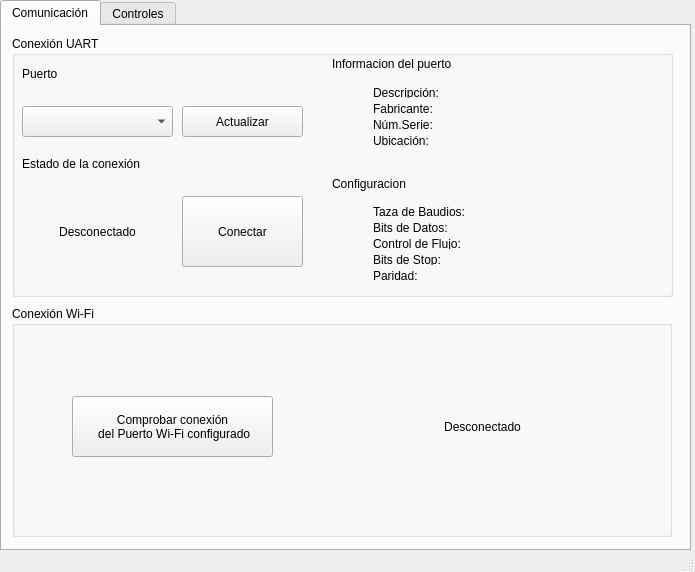
<?xml version="1.0" encoding="UTF-8"?>
<ui version="4.0">
 <class>Mano_Animatronica_Aplicacion</class>
 <widget class="QMainWindow" name="Mano_Animatronica_Aplicacion">
  <property name="geometry">
   <rect>
    <x>0</x>
    <y>0</y>
    <width>695</width>
    <height>572</height>
   </rect>
  </property>
  <property name="windowTitle">
   <string>Mano_Animatronica_Aplicacion</string>
  </property>
  <widget class="QWidget" name="centralWidget">
   <widget class="QTabWidget" name="tabWidget">
    <property name="geometry">
     <rect>
      <x>0</x>
      <y>0</y>
      <width>691</width>
      <height>551</height>
     </rect>
    </property>
    <property name="currentIndex">
     <number>0</number>
    </property>
    <widget class="QWidget" name="tab_Comunicacion">
     <attribute name="title">
      <string>Comunicación</string>
     </attribute>
     <widget class="QGroupBox" name="grB_Con_WIFI">
      <property name="geometry">
       <rect>
        <x>10</x>
        <y>280</y>
        <width>660</width>
        <height>231</height>
       </rect>
      </property>
      <property name="title">
       <string>Conexión Wi-Fi</string>
      </property>
      <widget class="QPushButton" name="pushB_Prueba_WIFI">
       <property name="geometry">
        <rect>
         <x>60</x>
         <y>90</y>
         <width>201</width>
         <height>61</height>
        </rect>
       </property>
       <property name="text">
        <string>Comprobar conexión 
 del Puerto Wi-Fi configurado</string>
       </property>
      </widget>
      <widget class="QLabel" name="lbl_Estado_Con_WIFI">
       <property name="geometry">
        <rect>
         <x>370</x>
         <y>90</y>
         <width>201</width>
         <height>61</height>
        </rect>
       </property>
       <property name="text">
        <string>Desconectado</string>
       </property>
       <property name="alignment">
        <set>Qt::AlignCenter</set>
       </property>
      </widget>
     </widget>
     <widget class="QGroupBox" name="grB_Com_UART">
      <property name="geometry">
       <rect>
        <x>10</x>
        <y>10</y>
        <width>661</width>
        <height>261</height>
       </rect>
      </property>
      <property name="title">
       <string>Conexión UART</string>
      </property>
      <widget class="QLabel" name="lbl_Titulo_Puerto">
       <property name="geometry">
        <rect>
         <x>10</x>
         <y>30</y>
         <width>61</width>
         <height>16</height>
        </rect>
       </property>
       <property name="text">
        <string>Puerto</string>
       </property>
      </widget>
      <widget class="QPushButton" name="pushB_Actualizar">
       <property name="geometry">
        <rect>
         <x>170</x>
         <y>70</y>
         <width>121</width>
         <height>31</height>
        </rect>
       </property>
       <property name="text">
        <string>Actualizar</string>
       </property>
      </widget>
      <widget class="QComboBox" name="cBx_Puerto">
       <property name="geometry">
        <rect>
         <x>10</x>
         <y>70</y>
         <width>151</width>
         <height>31</height>
        </rect>
       </property>
      </widget>
      <widget class="QPushButton" name="pushB_Prueba_UART">
       <property name="geometry">
        <rect>
         <x>170</x>
         <y>160</y>
         <width>121</width>
         <height>71</height>
        </rect>
       </property>
       <property name="text">
        <string>Conectar</string>
       </property>
      </widget>
      <widget class="QLabel" name="lbl_Estado_Con_UART">
       <property name="geometry">
        <rect>
         <x>10</x>
         <y>160</y>
         <width>151</width>
         <height>71</height>
        </rect>
       </property>
       <property name="focusPolicy">
        <enum>Qt::NoFocus</enum>
       </property>
       <property name="layoutDirection">
        <enum>Qt::LeftToRight</enum>
       </property>
       <property name="text">
        <string>Desconectado</string>
       </property>
       <property name="alignment">
        <set>Qt::AlignCenter</set>
       </property>
      </widget>
      <widget class="QLabel" name="lbl_Titulo_Estado_UART">
       <property name="geometry">
        <rect>
         <x>10</x>
         <y>120</y>
         <width>151</width>
         <height>16</height>
        </rect>
       </property>
       <property name="text">
        <string>Estado de la conexión</string>
       </property>
      </widget>
      <widget class="QWidget" name="verticalLayoutWidget_4">
       <property name="geometry">
        <rect>
         <x>350</x>
         <y>160</y>
         <width>301</width>
         <height>96</height>
        </rect>
       </property>
       <layout class="QVBoxLayout" name="VLyt_Config">
        <item>
         <widget class="QLabel" name="lbl_BaudRate">
          <property name="text">
           <string>Taza de Baudios: </string>
          </property>
         </widget>
        </item>
        <item>
         <widget class="QLabel" name="lbl_DataBits">
          <property name="text">
           <string>Bits de Datos: </string>
          </property>
         </widget>
        </item>
        <item>
         <widget class="QLabel" name="lbl_FlowControl">
          <property name="text">
           <string>Control de Flujo: </string>
          </property>
         </widget>
        </item>
        <item>
         <widget class="QLabel" name="lbl_StopBits">
          <property name="text">
           <string>Bits de Stop: </string>
          </property>
         </widget>
        </item>
        <item>
         <widget class="QLabel" name="lbl_Parity">
          <property name="text">
           <string>Paridad: </string>
          </property>
         </widget>
        </item>
       </layout>
      </widget>
      <widget class="QWidget" name="verticalLayoutWidget_3">
       <property name="geometry">
        <rect>
         <x>350</x>
         <y>40</y>
         <width>301</width>
         <height>81</height>
        </rect>
       </property>
       <layout class="QVBoxLayout" name="VLyt_Info">
        <item>
         <widget class="QLabel" name="lbl_UART_Des">
          <property name="text">
           <string>Descripción:</string>
          </property>
         </widget>
        </item>
        <item>
         <widget class="QLabel" name="lbl_UART_Fab">
          <property name="text">
           <string>Fabricante:</string>
          </property>
         </widget>
        </item>
        <item>
         <widget class="QLabel" name="lbl_UART_Nsr">
          <property name="text">
           <string>Núm.Serie:</string>
          </property>
         </widget>
        </item>
        <item>
         <widget class="QLabel" name="lbl_UART_Ubi">
          <property name="text">
           <string>Ubicación:</string>
          </property>
         </widget>
        </item>
       </layout>
      </widget>
      <widget class="QLabel" name="lbl_Titulo_Config">
       <property name="geometry">
        <rect>
         <x>320</x>
         <y>140</y>
         <width>91</width>
         <height>16</height>
        </rect>
       </property>
       <property name="text">
        <string>Configuracion</string>
       </property>
      </widget>
      <widget class="QLabel" name="lbl_Titulo_Info">
       <property name="geometry">
        <rect>
         <x>320</x>
         <y>20</y>
         <width>151</width>
         <height>16</height>
        </rect>
       </property>
       <property name="text">
        <string>Informacion del puerto</string>
       </property>
      </widget>
     </widget>
    </widget>
    <widget class="QWidget" name="tab_Controles">
     <attribute name="title">
      <string>Controles</string>
     </attribute>
     <widget class="QPushButton" name="pushB_PlayPause">
      <property name="geometry">
       <rect>
        <x>250</x>
        <y>80</y>
        <width>171</width>
        <height>91</height>
       </rect>
      </property>
      <property name="text">
       <string>Play / Pause</string>
      </property>
     </widget>
     <widget class="QLabel" name="lbl_Archivo">
      <property name="geometry">
       <rect>
        <x>440</x>
        <y>20</y>
        <width>191</width>
        <height>31</height>
       </rect>
      </property>
      <property name="text">
       <string>Nombre_archivo.hnd</string>
      </property>
     </widget>
     <widget class="QPushButton" name="pushB_Cargar">
      <property name="geometry">
       <rect>
        <x>10</x>
        <y>270</y>
        <width>131</width>
        <height>51</height>
       </rect>
      </property>
      <property name="text">
       <string>Cargar 
 Movimientos</string>
      </property>
     </widget>
     <widget class="QGroupBox" name="grB_Sliders">
      <property name="geometry">
       <rect>
        <x>150</x>
        <y>220</y>
        <width>281</width>
        <height>241</height>
       </rect>
      </property>
      <property name="title">
       <string>Sliders</string>
      </property>
      <widget class="QSlider" name="sld_Mayor">
       <property name="geometry">
        <rect>
         <x>130</x>
         <y>59</y>
         <width>20</width>
         <height>171</height>
        </rect>
       </property>
       <property name="maximum">
        <number>140</number>
       </property>
       <property name="orientation">
        <enum>Qt::Vertical</enum>
       </property>
       <property name="invertedAppearance">
        <bool>true</bool>
       </property>
      </widget>
      <widget class="QSlider" name="sld_Anular">
       <property name="geometry">
        <rect>
         <x>70</x>
         <y>59</y>
         <width>20</width>
         <height>171</height>
        </rect>
       </property>
       <property name="maximum">
        <number>140</number>
       </property>
       <property name="orientation">
        <enum>Qt::Vertical</enum>
       </property>
       <property name="invertedAppearance">
        <bool>true</bool>
       </property>
      </widget>
      <widget class="QSlider" name="sld_Menor">
       <property name="geometry">
        <rect>
         <x>10</x>
         <y>59</y>
         <width>20</width>
         <height>171</height>
        </rect>
       </property>
       <property name="maximum">
        <number>120</number>
       </property>
       <property name="orientation">
        <enum>Qt::Vertical</enum>
       </property>
       <property name="invertedAppearance">
        <bool>true</bool>
       </property>
      </widget>
      <widget class="QSlider" name="sld_Pulgar">
       <property name="geometry">
        <rect>
         <x>250</x>
         <y>59</y>
         <width>16</width>
         <height>171</height>
        </rect>
       </property>
       <property name="maximum">
        <number>120</number>
       </property>
       <property name="orientation">
        <enum>Qt::Vertical</enum>
       </property>
       <property name="invertedAppearance">
        <bool>true</bool>
       </property>
      </widget>
      <widget class="QSlider" name="sld_Indice">
       <property name="geometry">
        <rect>
         <x>190</x>
         <y>59</y>
         <width>16</width>
         <height>171</height>
        </rect>
       </property>
       <property name="maximum">
        <number>140</number>
       </property>
       <property name="orientation">
        <enum>Qt::Vertical</enum>
       </property>
       <property name="invertedAppearance">
        <bool>true</bool>
       </property>
      </widget>
      <widget class="QLabel" name="lbl_Sliders">
       <property name="geometry">
        <rect>
         <x>0</x>
         <y>30</y>
         <width>281</width>
         <height>20</height>
        </rect>
       </property>
       <property name="text">
        <string> Menor     Anular     Mayor      Incide      Pulgar</string>
       </property>
      </widget>
     </widget>
     <widget class="QGroupBox" name="grB_Modo">
      <property name="geometry">
       <rect>
        <x>10</x>
        <y>10</y>
        <width>221</width>
        <height>201</height>
       </rect>
      </property>
      <property name="title">
       <string>Modo de Operación</string>
      </property>
      <widget class="QComboBox" name="cBx_Modo">
       <property name="geometry">
        <rect>
         <x>10</x>
         <y>30</y>
         <width>191</width>
         <height>31</height>
        </rect>
       </property>
       <item>
        <property name="text">
         <string>Seleccione Modo</string>
        </property>
       </item>
       <item>
        <property name="text">
         <string>Guante -&gt; PC</string>
        </property>
       </item>
       <item>
        <property name="text">
         <string>PC -&gt; Mano</string>
        </property>
       </item>
       <item>
        <property name="text">
         <string>Guante -&gt; Mano</string>
        </property>
       </item>
      </widget>
      <widget class="QRadioButton" name="rdB_Guante_PC">
       <property name="geometry">
        <rect>
         <x>20</x>
         <y>70</y>
         <width>111</width>
         <height>31</height>
        </rect>
       </property>
       <property name="text">
        <string>Guante -&gt; PC</string>
       </property>
      </widget>
      <widget class="QRadioButton" name="rdB_PC_Mano">
       <property name="geometry">
        <rect>
         <x>20</x>
         <y>110</y>
         <width>111</width>
         <height>31</height>
        </rect>
       </property>
       <property name="text">
        <string>PC -&gt; Mano</string>
       </property>
      </widget>
      <widget class="QRadioButton" name="rdB_Guante_Mano">
       <property name="geometry">
        <rect>
         <x>20</x>
         <y>150</y>
         <width>181</width>
         <height>31</height>
        </rect>
       </property>
       <property name="text">
        <string>Guante -&gt; Mano</string>
       </property>
      </widget>
     </widget>
     <widget class="QGroupBox" name="grB_Valores">
      <property name="geometry">
       <rect>
        <x>10</x>
        <y>460</y>
        <width>671</width>
        <height>51</height>
       </rect>
      </property>
      <property name="title">
       <string>Valores actuales</string>
      </property>
      <widget class="QLabel" name="lbl_VMenor">
       <property name="geometry">
        <rect>
         <x>10</x>
         <y>20</y>
         <width>91</width>
         <height>31</height>
        </rect>
       </property>
       <property name="text">
        <string>Menor : 0</string>
       </property>
      </widget>
      <widget class="QLabel" name="lbl_VAnular">
       <property name="geometry">
        <rect>
         <x>110</x>
         <y>20</y>
         <width>91</width>
         <height>31</height>
        </rect>
       </property>
       <property name="text">
        <string>Anular : 0</string>
       </property>
      </widget>
      <widget class="QLabel" name="lbl_VMayor">
       <property name="geometry">
        <rect>
         <x>210</x>
         <y>20</y>
         <width>91</width>
         <height>31</height>
        </rect>
       </property>
       <property name="text">
        <string>Mayor : 0</string>
       </property>
      </widget>
      <widget class="QLabel" name="lbl_VIndice">
       <property name="geometry">
        <rect>
         <x>310</x>
         <y>20</y>
         <width>91</width>
         <height>31</height>
        </rect>
       </property>
       <property name="text">
        <string>Indice : 0</string>
       </property>
      </widget>
      <widget class="QLabel" name="lbl_VPulgar">
       <property name="geometry">
        <rect>
         <x>410</x>
         <y>20</y>
         <width>91</width>
         <height>31</height>
        </rect>
       </property>
       <property name="text">
        <string>Pulgar : 0</string>
       </property>
      </widget>
     </widget>
     <widget class="QGroupBox" name="grB_Mano">
      <property name="geometry">
       <rect>
        <x>440</x>
        <y>50</y>
        <width>241</width>
        <height>411</height>
       </rect>
      </property>
      <property name="title">
       <string>Mano</string>
      </property>
      <widget class="QLabel" name="lbl_1_Base_Img">
       <property name="geometry">
        <rect>
         <x>10</x>
         <y>20</y>
         <width>216</width>
         <height>384</height>
        </rect>
       </property>
       <property name="text">
        <string/>
       </property>
      </widget>
      <widget class="QLabel" name="lbl_2_Menor_Img">
       <property name="geometry">
        <rect>
         <x>10</x>
         <y>20</y>
         <width>216</width>
         <height>384</height>
        </rect>
       </property>
       <property name="text">
        <string/>
       </property>
      </widget>
      <widget class="QLabel" name="lbl_3_Anular_Img">
       <property name="geometry">
        <rect>
         <x>10</x>
         <y>20</y>
         <width>216</width>
         <height>384</height>
        </rect>
       </property>
       <property name="text">
        <string/>
       </property>
      </widget>
      <widget class="QLabel" name="lbl_4_Mayor_Img">
       <property name="geometry">
        <rect>
         <x>10</x>
         <y>20</y>
         <width>216</width>
         <height>384</height>
        </rect>
       </property>
       <property name="text">
        <string/>
       </property>
      </widget>
      <widget class="QLabel" name="lbl_5_Indice_Img">
       <property name="geometry">
        <rect>
         <x>10</x>
         <y>20</y>
         <width>216</width>
         <height>384</height>
        </rect>
       </property>
       <property name="text">
        <string/>
       </property>
      </widget>
      <widget class="QLabel" name="lbl_6_Pulgar_Img">
       <property name="geometry">
        <rect>
         <x>10</x>
         <y>20</y>
         <width>216</width>
         <height>384</height>
        </rect>
       </property>
       <property name="text">
        <string/>
       </property>
      </widget>
     </widget>
     <widget class="QPushButton" name="pushB_Guardar">
      <property name="geometry">
       <rect>
        <x>10</x>
        <y>360</y>
        <width>131</width>
        <height>51</height>
       </rect>
      </property>
      <property name="text">
       <string>Guardar 
 Movimientos</string>
      </property>
     </widget>
    </widget>
   </widget>
  </widget>
  <widget class="QStatusBar" name="statusBar"/>
 </widget>
 <layoutdefault spacing="6" margin="11"/>
 <resources/>
 <connections/>
</ui>
